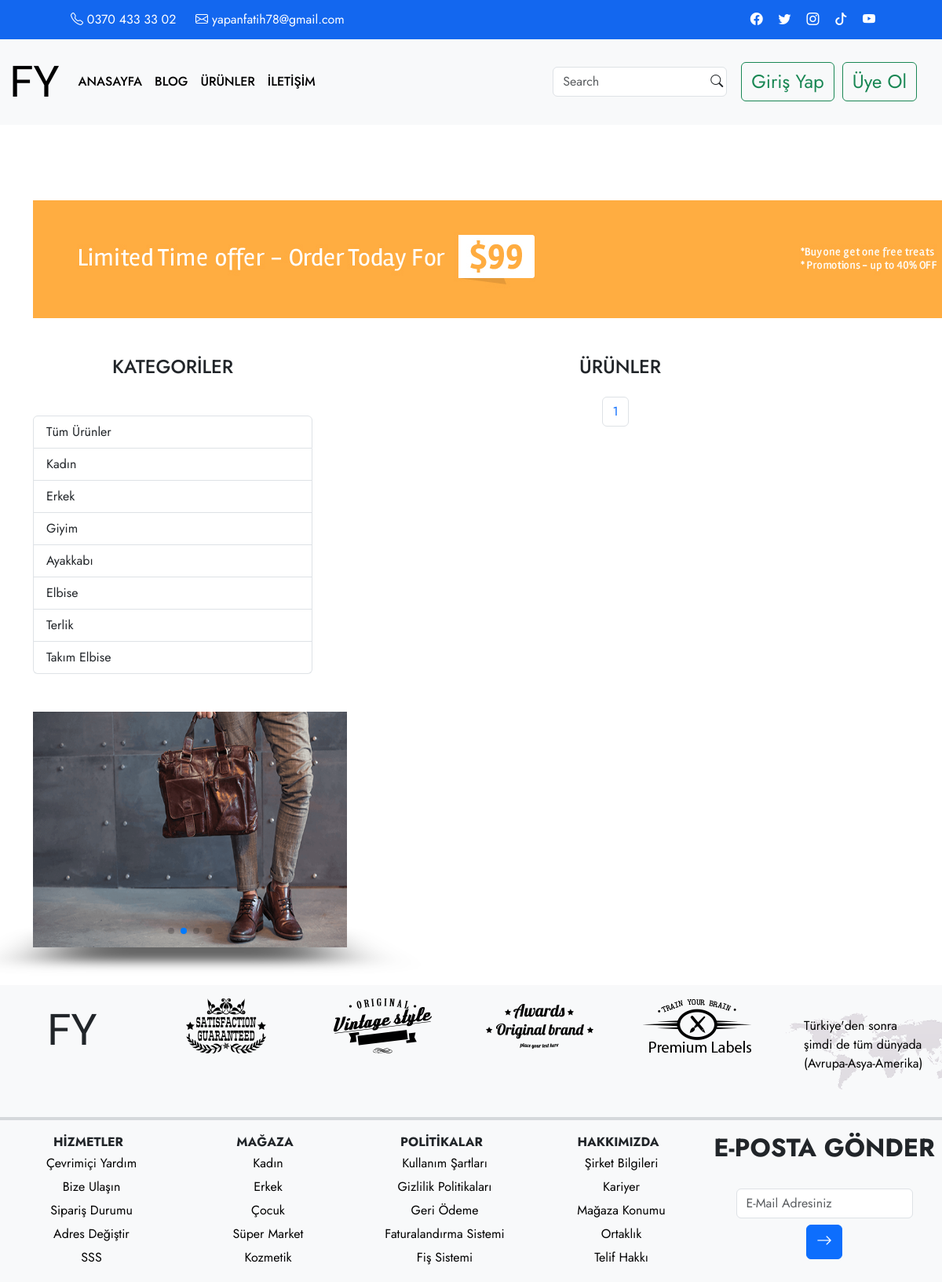
The app's page /post/1/ with its own data.
### appBitirme/models.py (models this page shows, shortened)
class Category(models.Model):
    category = models.CharField(("Kategori"), max_length=50)
    slug = models.SlugField(blank=True, null=True)

### appBitirme/views.py (the view, shortened to what this page needs)
# urls.py: path('post/<categoryslug>/', kategori, name='kategori'),
def kategori(request,categoryslug):
    card = Card.objects.filter(categorys__slug=categoryslug)
    categorys = Category.objects.all()
    paginator = Paginator(card, 6)
    page_number = request.GET.get('page')
    card = paginator.get_page(page_number)
    context={
        'card':card,
        'categorys':categorys,
        'urunAdet':urunAdet(request),
    }
    return render(request, 'category.html',context)

### appBitirme/views.py (called while the page is built)
def urunAdet(request):
    if request.user.is_authenticated:
        return SepetUrun.objects.filter(user=request.user)
    else:
        return None

### appBitirme/templates/category.html (shortened to what this page needs)
{% extends 'base.html' %}
{% load static %}
{% block content %}
     <div class="container content mt-5">
        <div class="row">
          <a href="#"><img src="{% static 'img/Banner/advertisement.jpg' %}" alt="banner" class="my-5 d-xl-block d-none m-auto"></a>
          <div class="col-md-4">
            <h4 class="text-center">KATEGORİLER</h4>
            <div class="list-group mt-5">
            <a href="{% url 'magaza' %}" class="list-group-item list-group-item-action">Tüm Ürünler</a>
              {% for i in categorys %}
                <a href="{% url 'kategori' i.slug %}" class="list-group-item list-group-item-action" aria-current="true">{{ i.category }}</a>
            {% endfor %}
          </div>
    <div class="swiper mySwiper d-xl-block d-none mt-5">
        <div class="swiper-wrapper">
          <div class="swiper-slide">
          </div>
          <div class="swiper-slide">
            <img src="{% static 'img/campaigns/banner2.png' %}" alt="resim">
          </div>
          <div class="swiper-slide">
          </div>
          <div class="swiper-slide">
          </div>
        </div>
        <div class="swiper-pagination"></div>
      </div>
    </div>
      <div class="col-md-8 mb-5">
            <h4 class="text-center">ÜRÜNLER</h4>
          <div class="row gy-3 mt-1">
              <div class="pagination justify-content-center">
                    <nav aria-label="Page navigation example">
                      <ul class="pagination m-auto">
                        <li class="page-item"><a class="page-link" href="?page={{ card.number }}">{{ card.number }}</a></li>
                      </ul>
                    </nav>
              </div>
        </div>
      </div>
  </div>
</div>
{% endblock content %}

### appBitirme/static/css/index/index.css (style rules this page uses)
* { margin: 0; padding: 0; box-sizing: border-box; font-family: 'Jost', sans-serif; }

### appBitirme/templates/category.html (style rules this page uses)
.swiper { margin-top: 50px; width: 400px; height: 300px; }
.mySwiper .swiper-slide img { display: block; width: 100%; height: 100%; }

### records on screen
Category: category "Kadın"
Category: category "Erkek"
Category: category "Giyim"
Category: category "Ayakkabı"
Category: category "Elbise"
Category: category "Terlik"
Category: category "Takım Elbise"

### other values on screen
{{ card.number }} "1"
